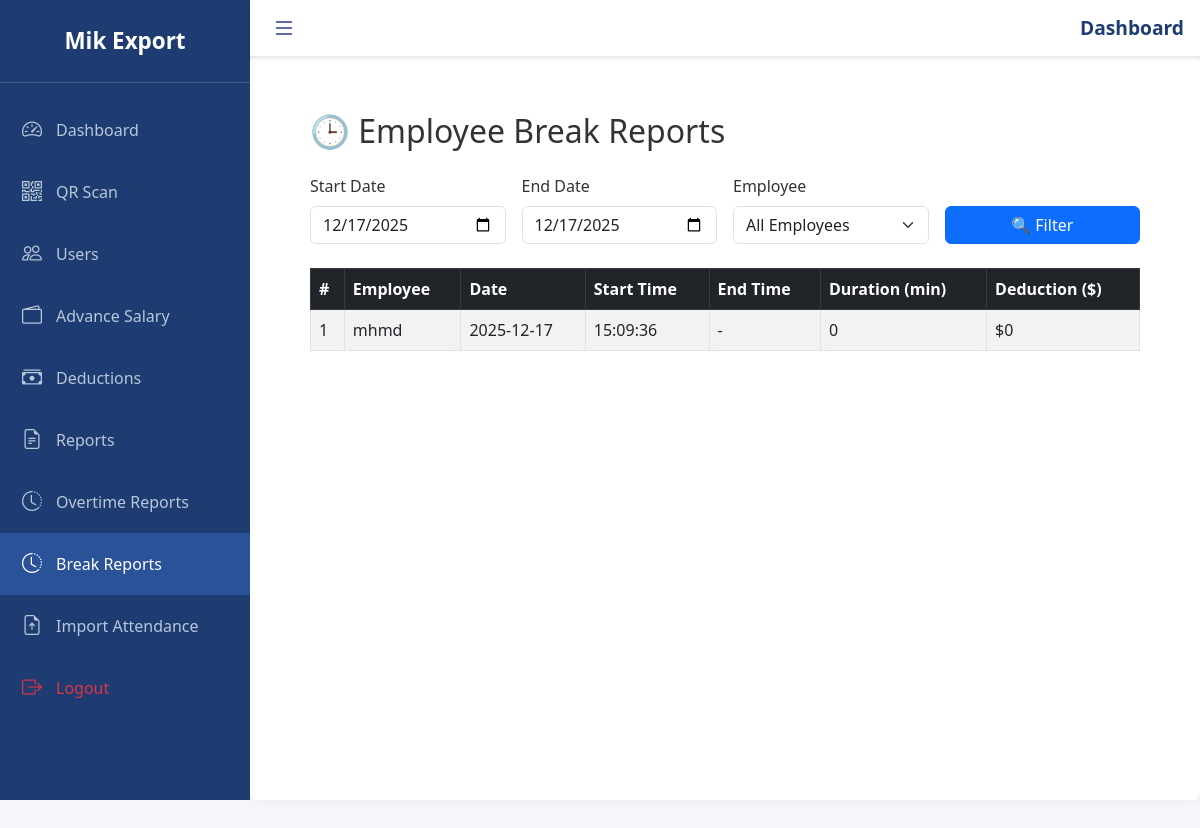
The page /break_reports (signed in) on the database its author committed.
### attendance_app/models.py (models this page shows, shortened)
class User(UserMixin, db.Model):
    id = db.Column(db.Integer, primary_key=True)
    name = db.Column(db.String(150), nullable=False)
    username = db.Column(db.String(100), unique=True, nullable=False)
    password = db.Column(db.String(128))
    role = db.Column(db.String(20), default='employee')
    salary_per_month = db.Column(db.Float, default=0.0)
    device_id = db.Column(db.String(128), unique=True, nullable=True)
    serial_number = db.Column(db.String(255), unique=True, nullable=True)

class BreakSession(db.Model):
    __tablename__ = 'break_session'
    id = db.Column(db.Integer, primary_key=True)
    user_id = db.Column(db.Integer, db.ForeignKey('user.id'), nullable=False)
    attendance_id = db.Column(db.Integer, db.ForeignKey('attendance.id'))
    date = db.Column(db.Date, nullable=False)
    start_time = db.Column(db.Time, nullable=False)
    end_time = db.Column(db.Time, nullable=True)
    user = db.relationship('User', backref='break_sessions')
    attendance = db.relationship('Attendance', backref='break_sessions')

### attendance_app/routes.py (the view)
@app.route('/break_reports')
@login_required
def break_reports():
    if current_user.role != 'manager':
        flash('Access denied.', 'danger')
        return redirect(url_for('dashboard'))
    current_date = date.today().strftime('%Y-%m-%d')
    start_date = request.args.get('start_date') or current_date
    end_date = request.args.get('end_date') or current_date
    employee_id = request.args.get('employee_id')
    query = BreakSession.query.join(User).filter(User.role == 'employee')
    if start_date:
        query = query.filter(BreakSession.date >= start_date)
    if end_date:
        query = query.filter(BreakSession.date <= end_date)
    if employee_id:
        query = query.filter(BreakSession.user_id == employee_id)
    raw_breaks = query.order_by(BreakSession.date.desc()).all()
    breaks = []
    for b in raw_breaks:
        if b.start_time and b.end_time:
            duration = (datetime.combine(date.today(), b.end_time) - datetime.combine(date.today(), b.start_time)).total_seconds() / 60
        else:
            duration = 0
        deduction = max(0, duration - 60)
        breaks.append({
            'user': b.user,
            'date': b.date,
            'start_time': b.start_time,
            'end_time': b.end_time,
            'duration': int(duration),
            'deduction': int(deduction)
        })
    employees = User.query.filter_by(role='employee').all()
    return render_template(
        'break_reports.html',
        breaks=breaks,
        employees=employees,
        current_date=current_date
    )

### attendance_app/models.py (called while the page is built)
@login_manager.user_loader
def load_user(user_id):
    return User.query.get(int(user_id))

### attendance_app/templates/break_reports.html (shortened to what this page needs)
{% extends 'base.html' %}
{% block content %}
<div class="container py-4">
  <h2 class="mb-4">🕒 Employee Break Reports</h2>
  <form method="get" class="row g-3 mb-4">
    <div class="col-md-3">
      <label class="form-label">Start Date</label>
      <input type="date" name="start_date" class="form-control"
             value="{{ request.args.get('start_date', current_date) }}">
    </div>
    <div class="col-md-3">
      <label class="form-label">End Date</label>
      <input type="date" name="end_date" class="form-control"
             value="{{ request.args.get('end_date', current_date) }}">
    </div>
    <div class="col-md-3">
      <label class="form-label">Employee</label>
      <select name="employee_id" class="form-select">
        <option value="">All Employees</option>
      </select>
    </div>
    <div class="col-md-3 d-flex align-items-end">
      <button type="submit" class="btn btn-primary w-100">🔍 Filter</button>
    </div>
  </form>
  <div class="table-responsive">
    <table class="table table-bordered table-striped align-middle">
      <thead class="table-dark">
        <tr>
          <th>#</th>
          <th>Employee</th>
          <th>Date</th>
          <th>Start Time</th>
          <th>End Time</th>
          <th>Duration (min)</th>
          <th>Deduction ($)</th>
        </tr>
      </thead>
      <tbody>
        {% for b in breaks %}
          <tr>
            <td>{{ loop.index }}</td>
            <td>{{ b.user.name }}</td>
            <td>{{ b.date }}</td>
            <td>{{ b.start_time.strftime('%H:%M:%S') if b.start_time else '-' }}</td>
            <td>{{ b.end_time.strftime('%H:%M:%S') if b.end_time else '-' }}</td>
            <td>{{ b.duration }}</td>
            <td>${{ b.deduction }}</td>
          </tr>
        {% endfor %}
      </tbody>
    </table>
  </div>
</div>
{% endblock %}

### attendance_app/templates/base.html (style rules this page uses)
body, html { height: 100%; margin: 0; font-family: 'Segoe UI', Tahoma, Geneva, Verdana, sans-serif; background-color: #f5f7fa; color: #333; }

### rows shown on the page
User: user.name "mhmd"
BreakSession: date "2025-12-17", start_time "15:09:36"

### other values the page prints
{{ b.end_time.strftime('%H:%M:%S') if b.end_time else '-' }} "-"
{{ b.duration }} "0"
{{ b.deduction }} "0"
